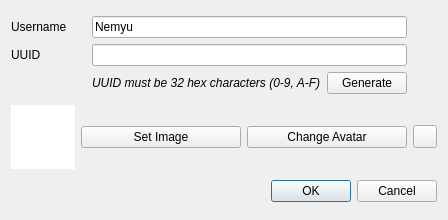
<?xml version="1.0" encoding="UTF-8"?>
<ui version="4.0">
 <class>NewUserDialog</class>
 <widget class="QDialog" name="NewUserDialog">
  <property name="geometry">
   <rect>
    <x>0</x>
    <y>0</y>
    <width>448</width>
    <height>220</height>
   </rect>
  </property>
  <property name="windowTitle">
   <string>New User</string>
  </property>
  <layout class="QGridLayout" name="gridLayout_2">
   <item row="2" column="1" colspan="3">
    <widget class="QDialogButtonBox" name="buttonBox">
     <property name="orientation">
      <enum>Qt::Orientation::Horizontal</enum>
     </property>
     <property name="standardButtons">
      <set>QDialogButtonBox::StandardButton::Cancel|QDialogButtonBox::StandardButton::Ok</set>
     </property>
    </widget>
   </item>
   <item row="1" column="2">
    <widget class="QPushButton" name="setAvatar">
     <property name="text">
      <string>Change Avatar</string>
     </property>
    </widget>
   </item>
   <item row="1" column="1">
    <widget class="QPushButton" name="selectImage">
     <property name="text">
      <string>Set Image</string>
     </property>
    </widget>
   </item>
   <item row="1" column="3">
    <widget class="QToolButton" name="revert">
     <property name="text">
      <string/>
     </property>
    </widget>
   </item>
   <item row="0" column="0" colspan="4">
    <layout class="QGridLayout" name="gridLayout">
     <item row="1" column="0">
      <widget class="QLabel" name="label">
       <property name="text">
        <string>UUID</string>
       </property>
      </widget>
     </item>
     <item row="0" column="1" colspan="2">
      <widget class="QLineEdit" name="username">
       <property name="text">
        <string>Nemyu</string>
       </property>
      </widget>
     </item>
     <item row="1" column="1" colspan="2">
      <widget class="QLineEdit" name="uuid"/>
     </item>
     <item row="0" column="0">
      <widget class="QLabel" name="label_2">
       <property name="text">
        <string>Username</string>
       </property>
      </widget>
     </item>
     <item row="2" column="1">
      <widget class="QLabel" name="label_3">
       <property name="font">
        <font>
         <italic>true</italic>
        </font>
       </property>
       <property name="text">
        <string>UUID must be 32 hex characters (0-9, A-F)</string>
       </property>
      </widget>
     </item>
     <item row="2" column="2">
      <widget class="QPushButton" name="generate">
       <property name="text">
        <string>Generate</string>
       </property>
      </widget>
     </item>
     <item row="1" column="3">
      <widget class="QLabel" name="uuidVerified">
       <property name="sizePolicy">
        <sizepolicy hsizetype="Fixed" vsizetype="Preferred">
         <horstretch>0</horstretch>
         <verstretch>0</verstretch>
        </sizepolicy>
       </property>
       <property name="minimumSize">
        <size>
         <width>24</width>
         <height>0</height>
        </size>
       </property>
      </widget>
     </item>
     <item row="0" column="3">
      <widget class="QLabel" name="usernameVerified">
       <property name="text">
        <string/>
       </property>
      </widget>
     </item>
    </layout>
   </item>
   <item row="1" column="0">
    <widget class="QGraphicsView" name="image">
     <property name="sizePolicy">
      <sizepolicy hsizetype="Expanding" vsizetype="Expanding">
       <horstretch>0</horstretch>
       <verstretch>0</verstretch>
      </sizepolicy>
     </property>
     <property name="minimumSize">
      <size>
       <width>64</width>
       <height>64</height>
      </size>
     </property>
     <property name="maximumSize">
      <size>
       <width>64</width>
       <height>64</height>
      </size>
     </property>
     <property name="frameShape">
      <enum>QFrame::Shape::NoFrame</enum>
     </property>
     <property name="frameShadow">
      <enum>QFrame::Shadow::Plain</enum>
     </property>
     <property name="verticalScrollBarPolicy">
      <enum>Qt::ScrollBarPolicy::ScrollBarAlwaysOff</enum>
     </property>
     <property name="horizontalScrollBarPolicy">
      <enum>Qt::ScrollBarPolicy::ScrollBarAlwaysOff</enum>
     </property>
     <property name="interactive">
      <bool>false</bool>
     </property>
    </widget>
   </item>
  </layout>
 </widget>
 <resources/>
 <connections>
  <connection>
   <sender>buttonBox</sender>
   <signal>accepted()</signal>
   <receiver>NewUserDialog</receiver>
   <slot>accept()</slot>
   <hints>
    <hint type="sourcelabel">
     <x>248</x>
     <y>254</y>
    </hint>
    <hint type="destinationlabel">
     <x>157</x>
     <y>274</y>
    </hint>
   </hints>
  </connection>
  <connection>
   <sender>buttonBox</sender>
   <signal>rejected()</signal>
   <receiver>NewUserDialog</receiver>
   <slot>reject()</slot>
   <hints>
    <hint type="sourcelabel">
     <x>316</x>
     <y>260</y>
    </hint>
    <hint type="destinationlabel">
     <x>286</x>
     <y>274</y>
    </hint>
   </hints>
  </connection>
 </connections>
</ui>
